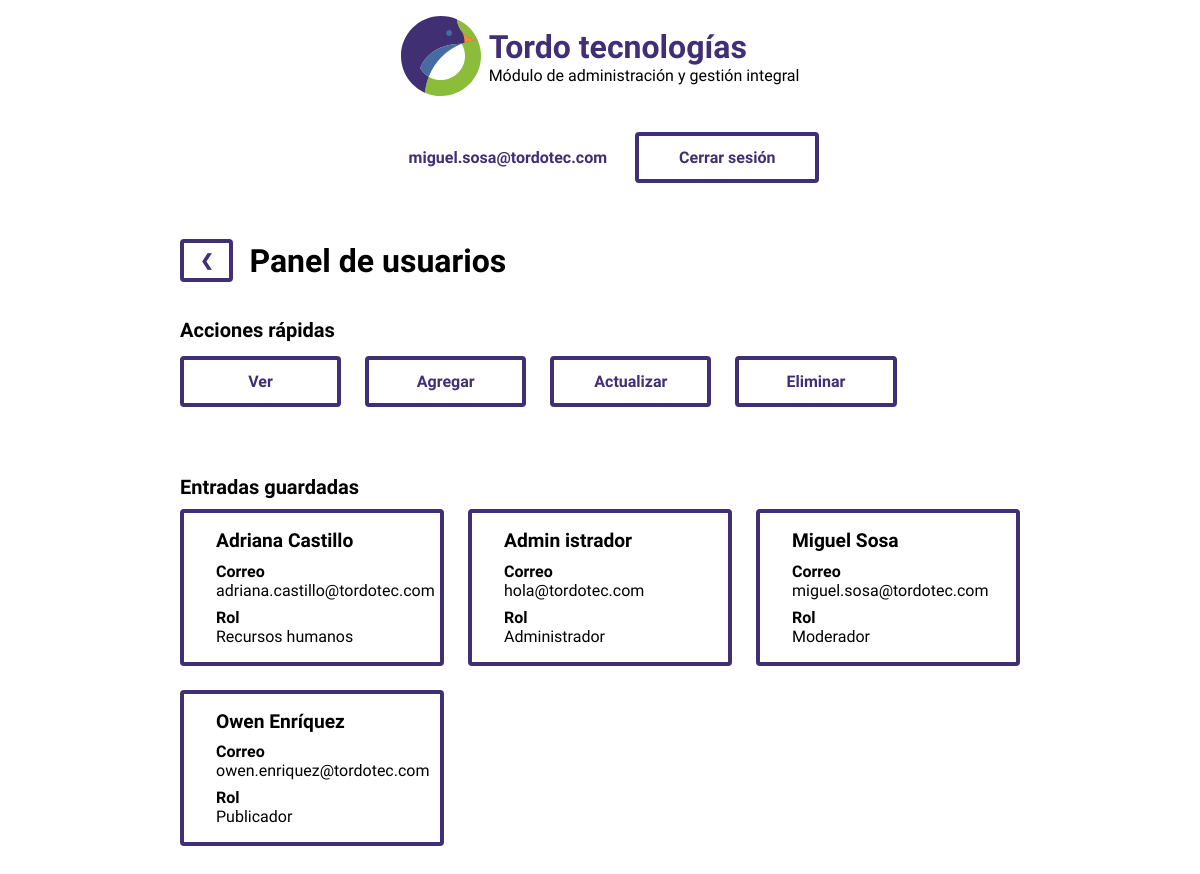
The page /usuarios.php (signed in) on the database its author committed.
### tables this page shows
CREATE TABLE `usuarios` (
  `correo` text NOT NULL,
  `nombre` text NOT NULL,
  `apellido` text NOT NULL,
  `contrasenna` text NOT NULL,
  `rol` int(11) NOT NULL
);

### usuarios.php (the view, shortened to what this page needs)
<!DOCTYPE html>
<html lang="es-MX">
<head>
    <link rel="stylesheet" href="css/panel.css">
</head>
<body>
    <header>
        <div id="navegacion">
            <div class="logotipo">
                <img id="logo" src="img/icons/logo.svg" alt="Logotipo">
                <div>
                    <h1>Tordo tecnologías</h1>
                    <p>Módulo de administración y gestión integral</p>
                </div>
            </div>
            <nav>
                <p id="usuario"><?php echo $_SESSION["correo"];?></p>
                <a href="php/conexion/cerrar.php" class="boton">Cerrar sesión</a>
            </nav>
        </div>
    </header>
    <section id="acciones">
        <div class="migas">
            <a href="inicio.php" class="boton">&#10094;</a>
            <h2>Panel de usuarios</h2>
        </div>
        <h3>Acciones rápidas</h3>
        <div class="gridAcciones">
            <a id="ver" class="boton">Ver</a>
            <a id="agregar" class="boton">Agregar</a>
            <a id="editar" class="boton">Actualizar</a>
            <a id="eliminar" class="boton">Eliminar</a>
        </div>
    </section>
    <section id="panelVer">
        <h3>Entradas guardadas</h3>
        <div class="grid">
            <?php
                include("php/conexion/casper.php");
                $leer = "SELECT * FROM usuarios";
                $query = $conexion->query($leer);
                if ($query == true) {
                    while ($datos = mysqli_fetch_array($query)) {
                        echo <<<END
                        <div class="tarjeta">
                            <div class="tarjetaCuerpo">
                                <p class="tarjetaTitulo">$datos[1] $datos[2]</p>
                                <p class="tarjetaSubtitulo">Correo</p>
                                <p class="tarjetaTexto">$datos[0]</p>
                                <p class="tarjetaSubtitulo">Rol</p>
                        END;
                        switch ($datos[4]) {
                            case 0:
                                echo '<p class="tarjetaTexto">Administrador</p>';
                                break;
                            case 1:
                                echo '<p class="tarjetaTexto">Moderador</p>';
                                break;
                            case 2:
                                echo '<p class="tarjetaTexto">Recursos humanos</p>';
                                break;
                            case 3:
                                echo '<p class="tarjetaTexto">Publicador</p>';
                                break;
                        }
                        echo <<<END
                            </div>
                        </div>
                        END;
                    }
                }
            ?>
        </div>
    </section>
</body>
</html>
<?php
die();
?>

### css/panel.css (style rules this page uses)
:root { --color_oscuro: rgb(64, 47, 116); --color_claro: rgb(70, 107, 162); --color_enfasis: rgb(139, 189, 58); --color_realce: rgb(240, 142, 45); }
* { margin: 0px; padding: 0px; }
body { font-family: 'Didact Gothic', sans-serif; }
nav { display: flex; flex-direction: column; margin: 1em 0em; align-items: center; align-self: center; }
section { padding: 1em 10vw; }
h1 { font-weight: bold; color: var(--color_oscuro); }
h2 { font-size: 2em; margin-bottom: 0.5em; }
h3 { font-size: 1.25em; margin-bottom: 0.5em; }
a { cursor: pointer; text-decoration: none; }
.migas { display: flex; align-items: center; margin-bottom: 2em; }
.migas > h2 { margin: 0; margin-left: 0.5em; }
.migas > .boton { padding: 0.5em 1em; }
.logotipo { padding: 1em; display: flex; flex-flow: column; align-items: center; }
.logotipo > div { text-align: center; }
.boton { width: fit-content; display: block; background: none; padding: 0.75em 1.5em; margin: 0.25em 0em; text-align: center; font-weight: bold; text-decoration: none; border: 0.25em solid var(--color_oscuro); border-radius: 0.25em; color: var(--color_oscuro); transition: 0.3s; }
.grid { width: 100%; display: grid; grid-template-columns: 1fr; grid-template-rows: auto; grid-gap: 1.5em; }
.gridAcciones { display: grid; grid-template-columns: 1fr 1fr; grid-template-rows: auto; grid-gap: 1.5em; }
.gridAcciones > .boton { width: auto; }
.tarjeta { display: flex; flex-direction: column; overflow: hidden; border: 0.25em solid var(--color_oscuro); border-radius: 0.25em; transition: 0.2s; background: white; }
.tarjetaCuerpo { margin: 1em 0em; padding: 0em 2em; }
.tarjetaTitulo { font-size: 1.2em; font-weight: bold; margin-bottom: 0.5em; }
.tarjetaSubtitulo { font-weight: bold; margin-top: 0.5em; }
#usuario { width: fit-content; display: block; background: none; padding: 0.75em 1.5em; margin: 0.25em 0em; text-align: right ; font-weight: bold; text-decoration: none; border: 0.25em solid white; border-radius: 0.25em; color: var(--color_oscuro); }
#navegacion { width: 100%; display: flex; flex-flow: column; align-items: center; }
#logo { width: 5em; margin-right: 0.5em; }
@media screen and (min-width: 720px) { nav { flex-flow: row; } }
@media screen and (min-width: 720px) { section { padding: 1em 10vw; } }
@media screen and (min-width: 720px) { .boton { padding: .75em 2.5em; } }
@media screen and (min-width: 720px) { .grid { grid-template-columns: 1fr 1fr; } }
@media screen and (min-width: 720px) { .logotipo { display: flex; flex-flow: row; } }
@media screen and (min-width: 720px) { .logotipo > div { text-align: left; } }
@media screen and (min-width: 1020px) { section { padding: 2em 15vw; } }
@media screen and (min-width: 1020px) { .grid { grid-template-columns: 1fr 1fr 1fr; } }
@media screen and (min-width: 1020px) { .gridAcciones { display: grid; grid-template-columns: 1fr 1fr 1fr 1fr; grid-template-rows: auto; grid-gap: 1.5em; width: fit-content; } }

### rows shown on the page
usuarios: nombre "Adriana", apellido "Castillo", correo "adriana.castillo@tordotec.com", rol "Recursos humanos"
usuarios: nombre "Admin", apellido "istrador", correo "hola@tordotec.com", rol "Administrador"
usuarios: nombre "Miguel", apellido "Sosa", correo "miguel.sosa@tordotec.com", rol "Moderador"
usuarios: nombre "Owen", apellido "Enríquez", correo "owen.enriquez@tordotec.com", rol "Publicador"

### other values the page prints
$_SESSION["correo"] "miguel.sosa@tordotec.com"
